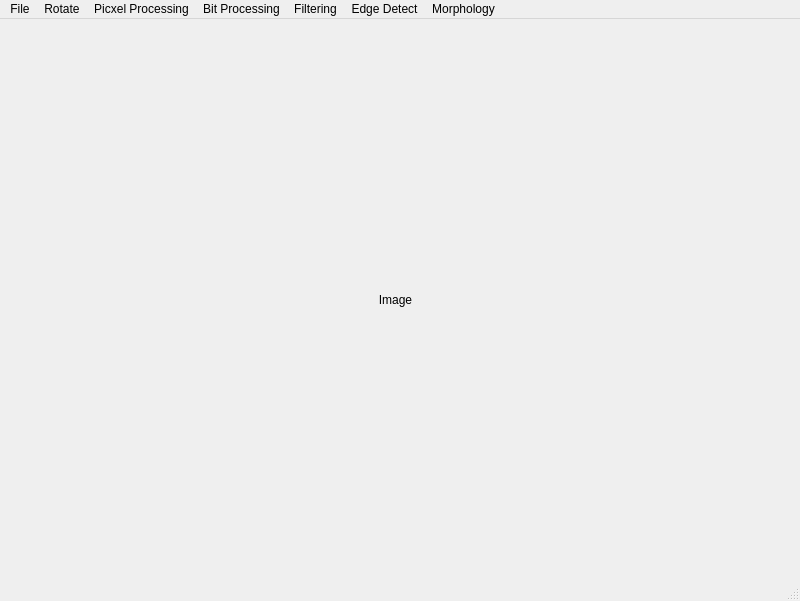
<?xml version="1.0" encoding="UTF-8"?>
<ui version="4.0">
 <class>MainWindow</class>
 <widget class="QMainWindow" name="MainWindow">
  <property name="geometry">
   <rect>
    <x>0</x>
    <y>0</y>
    <width>800</width>
    <height>601</height>
   </rect>
  </property>
  <property name="sizePolicy">
   <sizepolicy hsizetype="Preferred" vsizetype="Preferred">
    <horstretch>0</horstretch>
    <verstretch>0</verstretch>
   </sizepolicy>
  </property>
  <property name="windowTitle">
   <string>Photoshop</string>
  </property>
  <property name="autoFillBackground">
   <bool>false</bool>
  </property>
  <property name="tabShape">
   <enum>QTabWidget::Rounded</enum>
  </property>
  <widget class="QWidget" name="centralwidget">
   <widget class="QLabel" name="label">
    <property name="geometry">
     <rect>
      <x>110</x>
      <y>10</y>
      <width>571</width>
      <height>541</height>
     </rect>
    </property>
    <property name="sizePolicy">
     <sizepolicy hsizetype="Fixed" vsizetype="Fixed">
      <horstretch>0</horstretch>
      <verstretch>0</verstretch>
     </sizepolicy>
    </property>
    <property name="layoutDirection">
     <enum>Qt::LeftToRight</enum>
    </property>
    <property name="text">
     <string>Image</string>
    </property>
    <property name="alignment">
     <set>Qt::AlignCenter</set>
    </property>
   </widget>
  </widget>
  <widget class="QMenuBar" name="menubar">
   <property name="geometry">
    <rect>
     <x>0</x>
     <y>0</y>
     <width>800</width>
     <height>21</height>
    </rect>
   </property>
   <widget class="QMenu" name="menuFile">
    <property name="title">
     <string>File</string>
    </property>
    <addaction name="actionOpen"/>
    <addaction name="actionUndo"/>
   </widget>
   <widget class="QMenu" name="menuPicxel_Processing">
    <property name="title">
     <string>Picxel Processing</string>
    </property>
    <addaction name="actionAdd"/>
    <addaction name="actionSubtract"/>
    <addaction name="actionMultiplication"/>
   </widget>
   <widget class="QMenu" name="menuBit_Processing">
    <property name="title">
     <string>Bit Processing</string>
    </property>
    <addaction name="actionAND"/>
    <addaction name="actionOR"/>
    <addaction name="actionNOT"/>
   </widget>
   <widget class="QMenu" name="menuFiltering">
    <property name="title">
     <string>Filtering</string>
    </property>
    <addaction name="actionMean_Filtering"/>
    <addaction name="actionMedian_Filtering"/>
    <addaction name="actionGaussian_Filtering"/>
    <addaction name="actionConservative_Smoothing"/>
    <addaction name="actionUnsharp_Filtering"/>
   </widget>
   <widget class="QMenu" name="menuEdge_Detect">
    <property name="title">
     <string>Edge Detect</string>
    </property>
    <addaction name="actionRoberts_cross_edge"/>
    <addaction name="actionSobel_edge"/>
    <addaction name="actionPrewitt_edge"/>
    <addaction name="actionCanny_edge"/>
    <addaction name="actionLaplacian_edge"/>
    <addaction name="actionLaplacian_of_Gaussian_edge"/>
   </widget>
   <widget class="QMenu" name="menuMorphology">
    <property name="title">
     <string>Morphology</string>
    </property>
    <addaction name="actionDilation"/>
    <addaction name="actionErosion"/>
    <addaction name="actionOpening"/>
    <addaction name="actionClosing"/>
   </widget>
   <widget class="QMenu" name="menuRotate">
    <property name="title">
     <string>Rotate</string>
    </property>
    <addaction name="actionClockwise_90"/>
    <addaction name="actionCounter_Clockwise_90"/>
    <addaction name="action180_deg"/>
    <addaction name="actionHorizontal_Flip"/>
    <addaction name="actionVertical_Flip"/>
   </widget>
   <addaction name="menuFile"/>
   <addaction name="menuRotate"/>
   <addaction name="menuPicxel_Processing"/>
   <addaction name="menuBit_Processing"/>
   <addaction name="menuFiltering"/>
   <addaction name="menuEdge_Detect"/>
   <addaction name="menuMorphology"/>
  </widget>
  <widget class="QStatusBar" name="statusbar"/>
  <action name="actionAdd">
   <property name="text">
    <string>Add</string>
   </property>
  </action>
  <action name="actionDilation">
   <property name="text">
    <string>Dilation</string>
   </property>
  </action>
  <action name="actionErosion">
   <property name="text">
    <string>Erosion</string>
   </property>
  </action>
  <action name="actionOpening">
   <property name="text">
    <string>Opening</string>
   </property>
  </action>
  <action name="actionClosing">
   <property name="text">
    <string>Closing</string>
   </property>
  </action>
  <action name="actionRoberts_cross_edge">
   <property name="text">
    <string>Roberts cross edge</string>
   </property>
  </action>
  <action name="actionSobel_edge">
   <property name="text">
    <string>Sobel edge</string>
   </property>
  </action>
  <action name="actionPrewitt_edge">
   <property name="text">
    <string>Prewitt edge</string>
   </property>
  </action>
  <action name="actionCanny_edge">
   <property name="text">
    <string>Canny edge</string>
   </property>
  </action>
  <action name="actionLaplacian_edge">
   <property name="text">
    <string>Laplacian edge</string>
   </property>
  </action>
  <action name="actionLaplacian_of_Gaussian_edge">
   <property name="text">
    <string>Laplacian of Gaussian edge</string>
   </property>
  </action>
  <action name="actionMean_Filtering">
   <property name="text">
    <string>Mean Filtering</string>
   </property>
  </action>
  <action name="actionMedian_Filtering">
   <property name="text">
    <string>Median Filtering</string>
   </property>
  </action>
  <action name="actionGaussian_Filtering">
   <property name="text">
    <string>Gaussian Filtering</string>
   </property>
  </action>
  <action name="actionConservative_Smoothing">
   <property name="text">
    <string>Conservative Smoothing</string>
   </property>
  </action>
  <action name="actionUnsharp_Filtering">
   <property name="text">
    <string>Unsharp Filtering</string>
   </property>
  </action>
  <action name="actionSubtract">
   <property name="text">
    <string>Subtract</string>
   </property>
  </action>
  <action name="actionMultiplication">
   <property name="text">
    <string>Multiplication</string>
   </property>
  </action>
  <action name="actionAND">
   <property name="text">
    <string>AND</string>
   </property>
  </action>
  <action name="actionOR">
   <property name="text">
    <string>OR</string>
   </property>
  </action>
  <action name="actionNOT">
   <property name="text">
    <string>NOT(Complement)</string>
   </property>
  </action>
  <action name="actionOpen">
   <property name="text">
    <string>Open</string>
   </property>
  </action>
  <action name="actionClockwise_90">
   <property name="text">
    <string>90 deg (Clockwise)</string>
   </property>
  </action>
  <action name="actionCounter_Clockwise_90">
   <property name="text">
    <string>90 deg (Counter-Clockwise)</string>
   </property>
  </action>
  <action name="action180_deg">
   <property name="text">
    <string>180 deg</string>
   </property>
  </action>
  <action name="actionHorizontal_Flip">
   <property name="text">
    <string>Horizontal Flip</string>
   </property>
  </action>
  <action name="actionVertical_Flip">
   <property name="text">
    <string>Vertical Flip</string>
   </property>
  </action>
  <action name="actionUndo">
   <property name="text">
    <string>Undo</string>
   </property>
   <property name="shortcut">
    <string>Ctrl+Z</string>
   </property>
  </action>
 </widget>
 <resources/>
 <connections/>
</ui>
